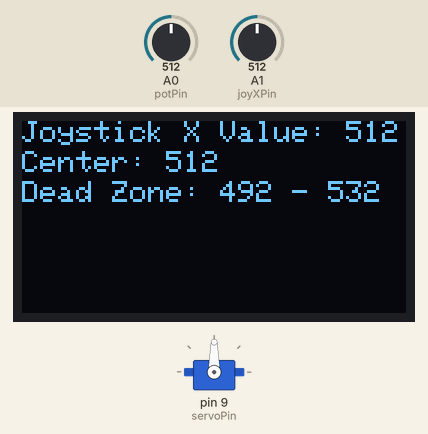
A program run on a simulated Arduino Uno, built with avr-gcc and run on an emulated ATmega328P. Shown: 128×64 one-colour display, servo. The test bench sets the inputs (shaded band); at power-on: A1 (joyXPin) = 512, A0 (potPin) = 512. What the program prints to the serial monitor is not drawn.

Above: at 5.3 s.
5.4 s: A1 (joyXPin) set to 490
At 6.5 s:
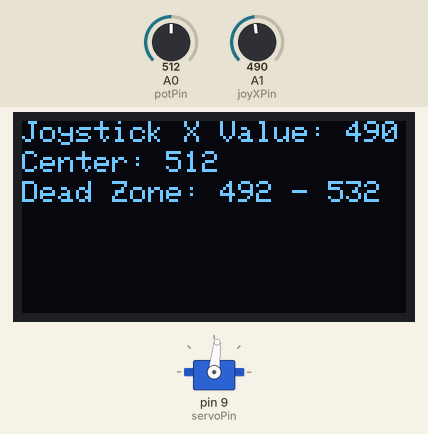
7.0 s: A1 (joyXPin) set to 900
At 7.9 s:
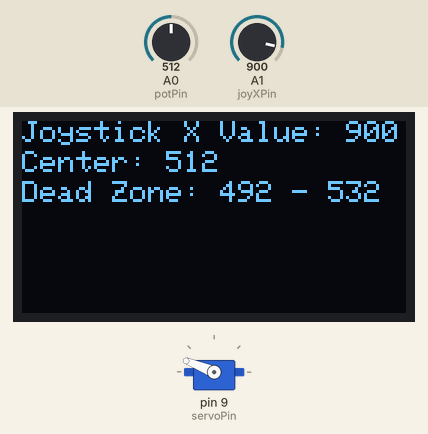
8.6 s: A1 (joyXPin) set to 1023
At 9.3 s:
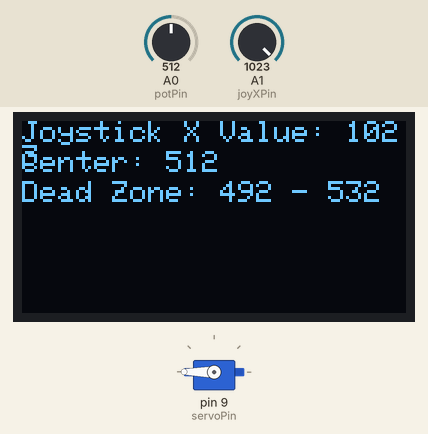
10.2 s: A1 (joyXPin) set to 716
At 10.7 s:
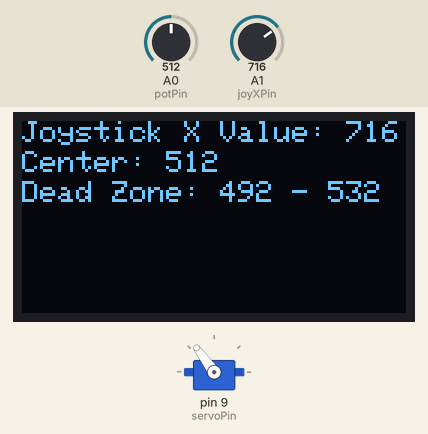
11.8 s: A1 (joyXPin) set to 306
At 13.1 s:
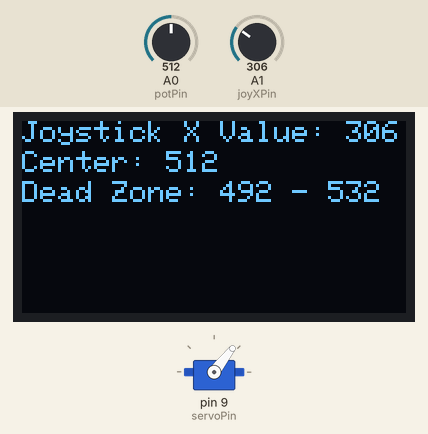
13.4 s: A1 (joyXPin) set to 107
At 14.6 s:
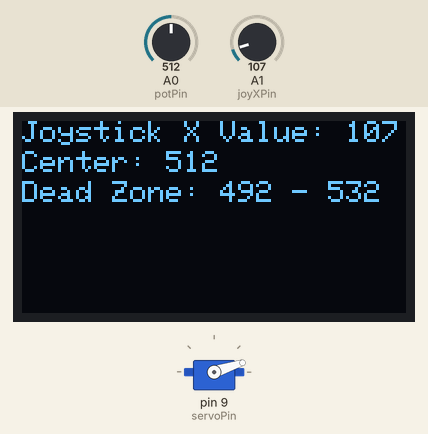
15.0 s: A1 (joyXPin) set to 95
Timing chart, 0 to 17.6 s (numbered marks = the images above; inputs shaded):
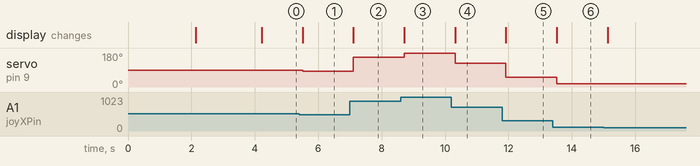

Measured:
- after the input at 5.4 s, servo on pin 9 (servoPin): 90° → 84° after 0.11 s; the display: changes after 0.11 s (image 1)
- after the input at 7.0 s, servo on pin 9 (servoPin): 84° → 158° after 0.11 s; the display: changes after 0.11 s (image 2)
- after the input at 8.6 s, servo on pin 9 (servoPin): 158° → 180° after 0.11 s; the display: changes after 0.11 s (image 3)
- after the input at 10.2 s, servo on pin 9 (servoPin): 180° → 126° after 0.12 s; the display: changes after 0.12 s (image 4)
- after the input at 11.8 s, servo on pin 9 (servoPin): 126° → 52° after 0.12 s; the display: changes after 0.12 s (image 5)
- after the input at 13.4 s, servo on pin 9 (servoPin): 52° → 18° after 0.13 s; the display: changes after 0.13 s (image 6)

The program:

main.cpp
```cpp
#include <Wire.h>
#include <Adafruit_GFX.h>
#include <Adafruit_SSD1306.h>
#include <Servo.h>

// OLED display width and height
#define SCREEN_WIDTH 128
#define SCREEN_HEIGHT 64

// Create SSD1306 display object
Adafruit_SSD1306 display(SCREEN_WIDTH, SCREEN_HEIGHT, &Wire, -1);

// Define the Servo object
Servo myServo;

// Pin assignments
const int servoPin = 9; // Pin connected to the servo motor
const int potPin = A0;  // Pin connected to the potentiometer
const int joyXPin = A1; // Pin connected to the joystick X-axis

int servoPos = 90;     // Initial position for the servo (center)
int potValue = 0;      // To store potentiometer value
int joyXValue = 0;     // To store joystick X-axis value
int lastServoPos = 90; // To store the last servo position to avoid unnecessary updates

// Dead zone range
int calibratedCenter = 512; // Will be dynamically calibrated
int deadZoneMin;            // Minimum joystick value for "center" (calculated dynamically)
int deadZoneMax;            // Maximum joystick value for "center" (calculated dynamically)

// Function to smooth analog readings
int readSmooth(int pin)
{
  int total = 0;
  for (int i = 0; i < 10; i++)
  { // Average 10 readings
    total += analogRead(pin);
    delay(5); // Small delay to reduce noise between readings
  }
  return total / 10; // Return the average value
}

void setup()
{
  // Initialize Serial Monitor for debugging
  Serial.begin(9600);

  // Initialize the OLED display with I2C address 0x3C
  if (!display.begin(SSD1306_SWITCHCAPVCC, 0x3C))
  {
    Serial.println(F("SSD1306 allocation failed"));
    for (;;)
      ; // Don't proceed, loop forever
  }

  // Clear the buffer
  display.clearDisplay();
  display.setTextSize(1);              // Set the font size
  display.setTextColor(SSD1306_WHITE); // Set the color to white
  display.setCursor(0, 0);
  display.print("Calibrating...");
  display.display(); // Show "Calibrating..." message on the OLED

  // **Dynamic Calibration**: Capture the joystick center value at startup
  delay(2000);                            // Allow time to ensure the joystick is at rest
  calibratedCenter = readSmooth(joyXPin); // Capture initial joystick position as center

  // Define dynamic dead zone around the calibrated center
  deadZoneMin = calibratedCenter - 20; // 20 units below the center
  deadZoneMax = calibratedCenter + 20; // 20 units above the center

  // Display calibrated center and dead zone values on the OLED
  display.clearDisplay();
  display.setCursor(0, 0);
  display.print("Center Calibrated: ");
  display.print(calibratedCenter);
  display.display();
  delay(2000); // Display calibration result for 2 seconds

  // Attach the servo motor
  myServo.attach(servoPin);
  myServo.write(servoPos); // Set servo to the center position initially
}

void loop()
{
  // Smooth joystick X-axis value
  joyXValue = readSmooth(joyXPin); // Using the readSmooth function

  // Print joystick value and calibrated center to Serial Monitor for debugging
  Serial.print("Joystick X Value: ");
  Serial.println(joyXValue);
  Serial.print("Calibrated Center: ");
  Serial.println(calibratedCenter);

  // Display joystick value on the OLED
  display.clearDisplay();
  display.setCursor(0, 0);
  display.print("Joystick X Value: ");
  display.print(joyXValue); // Show the real-time joystick X-axis value

  display.setCursor(0, 10);
  display.print("Center: ");
  display.print(calibratedCenter); // Display the calibrated center value

  // Display the dead zone range for clarity
  display.setCursor(0, 20);
  display.print("Dead Zone: ");
  display.print(deadZoneMin);
  display.print(" - ");
  display.print(deadZoneMax);

  // Update the OLED with these values
  display.display();

  // Map joystick input to servo angle, but with the dynamic dead zone around the calibrated center
  if (joyXValue < deadZoneMin)
  {
    // If the joystick is pushed to the left
    servoPos = map(joyXValue, 0, deadZoneMin, 0, 85); // Move from 0 to 85 degrees
  }
  else if (joyXValue > deadZoneMax)
  {
    // If the joystick is pushed to the right
    servoPos = map(joyXValue, deadZoneMax, 1023, 95, 180); // Move from 95 to 180 degrees
  }
  else
  {
    // Joystick is in the center dead zone
    servoPos = 90; // Keep servo at center
  }

  // Only update servo if the position has significantly changed
  if (abs(servoPos - lastServoPos) > 2)
  { // Only move if change is > 2 degrees
    myServo.write(servoPos);
    lastServoPos = servoPos;
  }

  // Smooth potentiometer value for speed control
  potValue = readSmooth(potPin);
  int delaySpeed = map(potValue, 0, 1023, 0, 50); // Adjust delay for speed

  // Add a delay based on potentiometer for speed control
  delay(delaySpeed);
}
```
